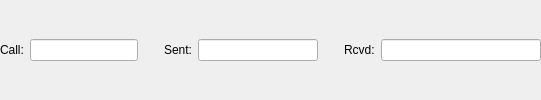
       <widget class="QWidget" name="jttyQsoFieldsWidget" native="true">
        <property name="sizePolicy">
         <sizepolicy hsizetype="Preferred" vsizetype="Fixed">
          <horstretch>0</horstretch>
          <verstretch>0</verstretch>
         </sizepolicy>
        </property>
        <layout class="QHBoxLayout" name="horizontalLayout_jttyQsoFields">
         <property name="leftMargin">
          <number>0</number>
         </property>
         <property name="topMargin">
          <number>0</number>
         </property>
         <property name="rightMargin">
          <number>0</number>
         </property>
         <property name="bottomMargin">
          <number>0</number>
         </property>
         <item>
          <widget class="QLabel" name="labelJttyCall">
           <property name="text">
            <string>Call:</string>
           </property>
           <property name="buddy">
            <cstring>jttyCallEntry</cstring>
           </property>
          </widget>
         </item>
         <item>
          <widget class="QLineEdit" name="jttyCallEntry">
           <property name="minimumSize">
            <size>
             <width>100</width>
             <height>0</height>
            </size>
           </property>
           <property name="maximumSize">
            <size>
             <width>120</width>
             <height>16777215</height>
            </size>
           </property>
           <property name="toolTip">
            <string>Callsign being worked (the same as DX Call). F10 jumps here; double-click a callsign in a decode pane to fill it.</string>
           </property>
          </widget>
         </item>
         <item>
          <spacer name="horizontalSpacer_jttyQsoFields">
           <property name="orientation">
            <enum>Qt::Horizontal</enum>
           </property>
           <property name="sizeType">
            <enum>QSizePolicy::Fixed</enum>
           </property>
           <property name="sizeHint" stdset="0">
            <size>
             <width>20</width>
             <height>20</height>
            </size>
           </property>
          </spacer>
         </item>
         <item>
          <widget class="QLabel" name="labelJttySent">
           <property name="text">
            <string>Sent:</string>
           </property>
           <property name="buddy">
            <cstring>jttySentEntry</cstring>
           </property>
          </widget>
         </item>
         <item>
          <widget class="QLineEdit" name="jttySentEntry">
           <property name="minimumSize">
            <size>
             <width>120</width>
             <height>0</height>
            </size>
           </property>
           <property name="toolTip">
            <string>Exchange sent to this station, saved in the log. Filled in from the serial number or the contest exchange; edit it if needed.</string>
           </property>
          </widget>
         </item>
         <item>
          <spacer name="horizontalSpacer_jttyQsoFields2">
           <property name="orientation">
            <enum>Qt::Horizontal</enum>
           </property>
           <property name="sizeType">
            <enum>QSizePolicy::Fixed</enum>
           </property>
           <property name="sizeHint" stdset="0">
            <size>
             <width>20</width>
             <height>20</height>
            </size>
           </property>
          </spacer>
         </item>
         <item>
          <widget class="QLabel" name="labelJttyReceived">
           <property name="text">
            <string>Rcvd:</string>
           </property>
           <property name="buddy">
            <cstring>jttyReceivedEntry</cstring>
           </property>
          </widget>
         </item>
         <item>
          <widget class="QLineEdit" name="jttyReceivedEntry">
           <property name="minimumSize">
            <size>
             <width>160</width>
             <height>0</height>
            </size>
           </property>
           <property name="toolTip">
            <string>Exchange received from this station, saved in the log. Shift+double-click a word in a decode pane to add it.</string>
           </property>
          </widget>
         </item>
        </layout>
       </widget>
